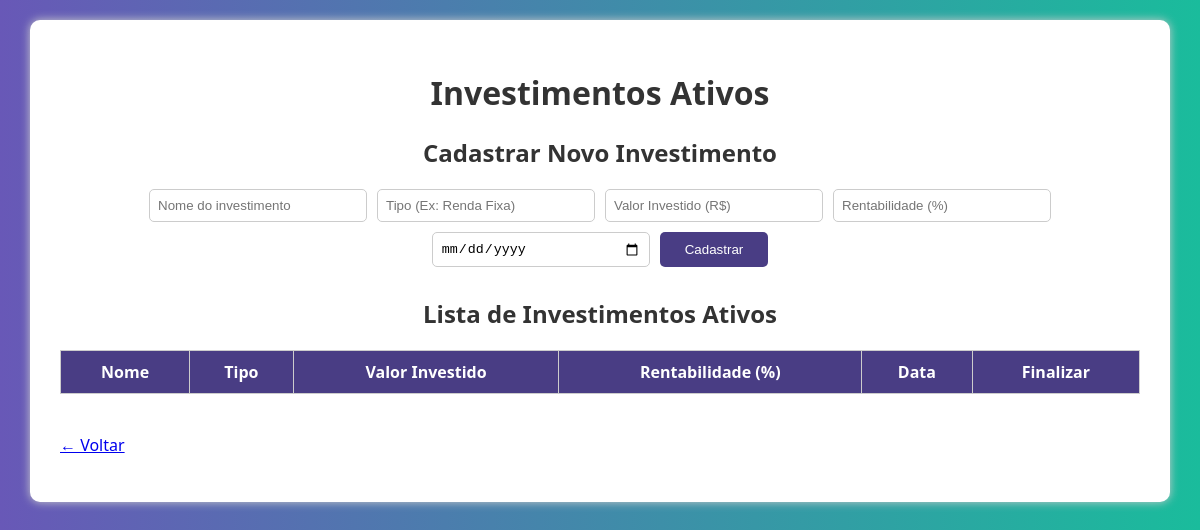
/site_completo/investimentos.php, run on an earlier commit of the app's database.
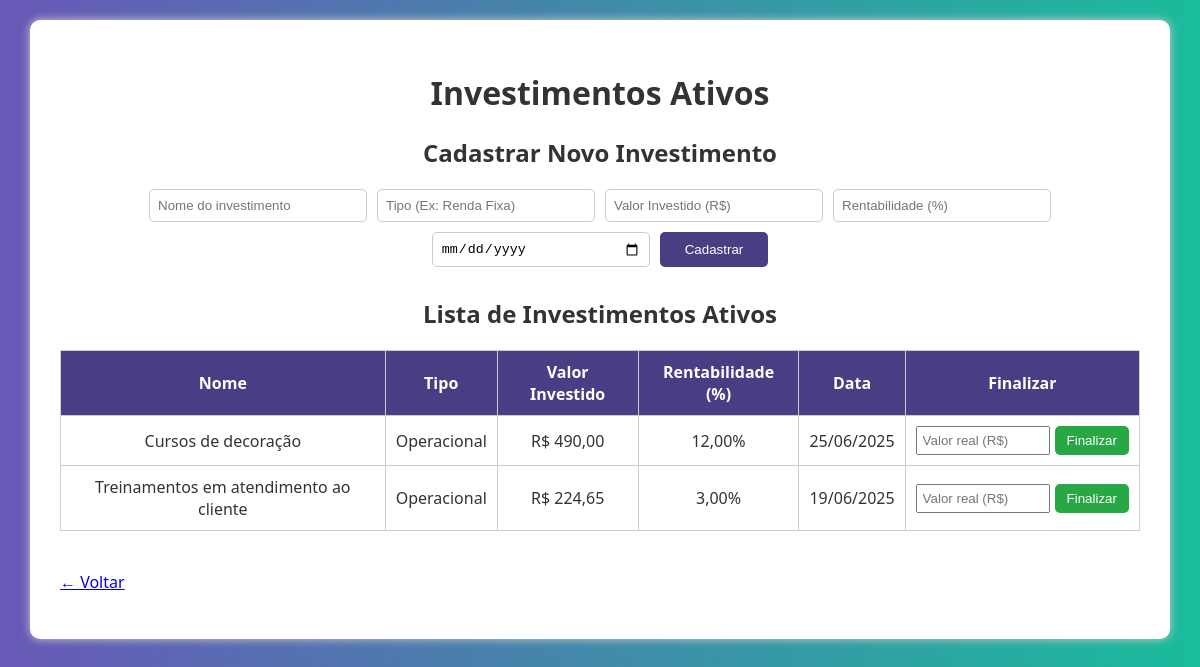
And on a later commit of the database.
### tables this page shows
CREATE TABLE `investimentos` (
  `id` int(11) NOT NULL,
  `nome` varchar(100) DEFAULT NULL,
  `tipo` varchar(50) DEFAULT NULL,
  `valor_investido` decimal(10,2) DEFAULT NULL,
  `rentabilidade_esperada` decimal(5,2) DEFAULT NULL,
  `data_investimento` date DEFAULT NULL,
  `status` enum('Ativo','Finalizado') DEFAULT 'Ativo',
  `valor_real` decimal(10,2) DEFAULT NULL
);

### site_completo/investimentos.php (the view, shortened to what this page needs)
<?php
$mysqli = new mysqli("localhost", "root", "", "sistema");
$ativos = $mysqli->query("SELECT * FROM investimentos WHERE status = 'Ativo' ORDER BY data_investimento DESC");
?>
<!DOCTYPE html>
<html lang="pt-br">
<head>
</head>
<body>
<div class="container">
    <h1>Investimentos Ativos</h1>
    <h2>Cadastrar Novo Investimento</h2>
    <form id="cadastro" method="POST" autocomplete="off">
        <input type="text" name="nome" placeholder="Nome do investimento" required>
        <input type="text" name="tipo" placeholder="Tipo (Ex: Renda Fixa)" required>
        <input type="number" name="valor_investido" placeholder="Valor Investido (R$)" step="0.01" min="0" required>
        <input type="number" name="rentabilidade_esperada" placeholder="Rentabilidade (%)" step="0.01" min="0" required>
        <input type="date" name="data_investimento" required>
        <button type="submit">Cadastrar</button>
    </form>
    <h2>Lista de Investimentos Ativos</h2>
    <table>
        <thead>
            <tr>
                <th>Nome</th><th>Tipo</th><th>Valor Investido</th><th>Rentabilidade (%)</th><th>Data</th><th>Finalizar</th>
            </tr>
        </thead>
        <tbody>
        <?php while ($row = $ativos->fetch_assoc()): ?>
        <tr>
            <td><?= htmlspecialchars($row['nome']) ?></td>
            <td><?= htmlspecialchars($row['tipo']) ?></td>
            <td>R$ <?= number_format($row['valor_investido'], 2, ',', '.') ?></td>
            <td><?= number_format($row['rentabilidade_esperada'], 2, ',', '.') ?>%</td>
            <td><?= date('d/m/Y', strtotime($row['data_investimento'])) ?></td>
            <td>
                <form class="finalizar-form" method="POST" onsubmit="return confirmarFinalizar(this)">
                    <input type="number" step="0.01" min="0" name="valor_real" placeholder="Valor real (R$)" required>
                    <button type="submit">Finalizar</button>
                </form>
            </td>
        </tr>
        <?php endwhile; ?>
        </tbody>
    </table>
    <p><a href="investimentos_dashboard.php">← Voltar</a></p>
</div>
</body>
</html>

What changed in the data, as far as the page shows it:
added investimentos: nome "Cursos de decoração", tipo "Operacional", valor_investido "490,00", rentabilidade_esperada "12,00", data_investimento "25/06/2025"
added investimentos: nome "Treinamentos em atendimento ao cliente", tipo "Operacional", valor_investido "224,65", rentabilidade_esperada "3,00", data_investimento "19/06/2025"
